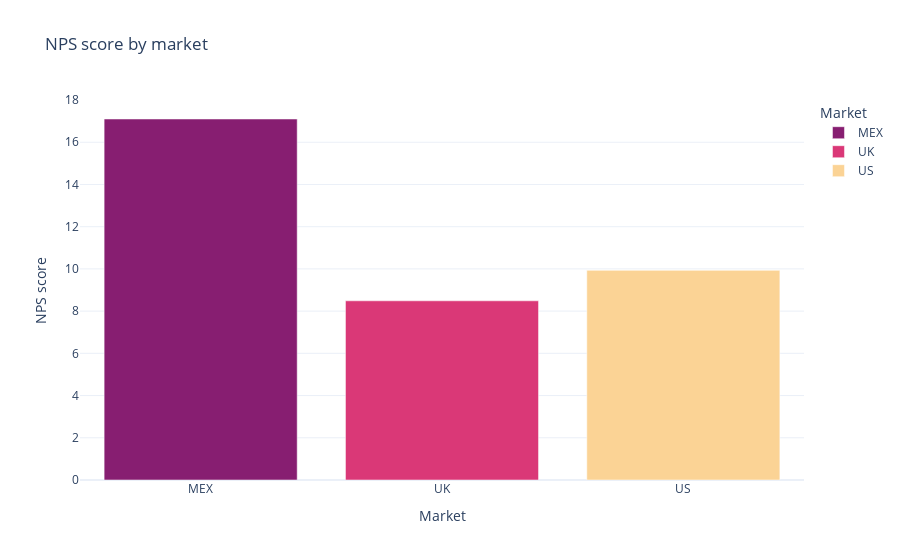

This figure's notebook cell:
### Markdown cell above
NPS by market
First we want to understand, is there any difference in NPS by market?

### Code cell
dfmarket = df1.groupby(['Market','NPS category'])['ID'].count()
dfmarket = dfmarket.unstack()
dfmarket['Total'] = dfmarket.sum(axis = 1)
dfmarket = dfmarket.reset_index()
dfmarket['NPS score'] = (dfmarket['Promoter']/dfmarket['Total'] - dfmarket['Detractor']/dfmarket['Total'])*100
dfmarket = dfmarket.drop(columns = ['Detractor','Passive','Promoter','Total'])
fig = px.bar(dfmarket, x = 'Market', y = 'NPS score', title = 'NPS score by market', template= 'plotly_white', color = 'Market',color_discrete_map = {'MEX': '#871e71','UK':'#da3877' ,'US': '#fbd395'})
fig.show()

### Figure 1 — Plotly figure (JSON) as saved in the notebook; plotly's stock layout.template omitted (floating-point values rounded to 4 significant figures)
{"data": [{"alignmentgroup": "True", "hovertemplate": "Market=%{x}<br>NPS score=%{y}<extra></extra>", "legendgroup": "MEX", "marker": {"color": "#871e71", "pattern": {"shape": ""}}, "name": "MEX", "offsetgroup": "MEX", "orientation": "v", "showlegend": true, "textposition": "auto", "type": "bar", "x": ["MEX"], "xaxis": "x", "y": [17.1], "yaxis": "y"}, {"alignmentgroup": "True", "hovertemplate": "Market=%{x}<br>NPS score=%{y}<extra></extra>", "legendgroup": "UK", "marker": {"color": "#da3877", "pattern": {"shape": ""}}, "name": "UK", "offsetgroup": "UK", "orientation": "v", "showlegend": true, "textposition": "auto", "type": "bar", "x": ["UK"], "xaxis": "x", "y": [8.488], "yaxis": "y"}, {"alignmentgroup": "True", "hovertemplate": "Market=%{x}<br>NPS score=%{y}<extra></extra>", "legendgroup": "US", "marker": {"color": "#fbd395", "pattern": {"shape": ""}}, "name": "US", "offsetgroup": "US", "orientation": "v", "showlegend": true, "textposition": "auto", "type": "bar", "x": ["US"], "xaxis": "x", "y": [9.933], "yaxis": "y"}], "layout": {"barmode": "relative", "legend": {"title": {"text": "Market"}, "tracegroupgap": 0}, "title": {"text": "NPS score by market"}, "xaxis": {"anchor": "y", "categoryarray": ["MEX", "UK", "US"], "categoryorder": "array", "domain": [0, 1], "title": {"text": "Market"}}, "yaxis": {"anchor": "x", "domain": [0, 1], "title": {"text": "NPS score"}}}}
